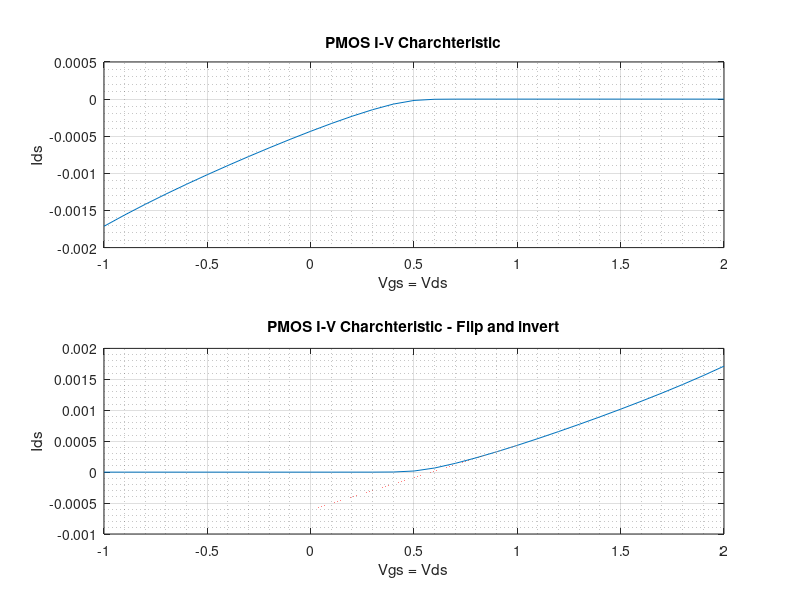

Source code (MATLAB):
vgs = -1:0.1:2;
Ids = [   
-1.7128e-3  
-1.5607e-3  
-1.4163e-3  
-1.2783e-3  
-1.1458e-3  
-1.0178e-3  
-893.7069e-6  
-773.2064e-6  
-656.1394e-6  
-542.6715e-6  
-433.3094e-6  
-328.9691e-6  
-231.0913e-6  
-142.0485e-6  
-67.0249e-6  
-18.1003e-6  
-2.1416e-6  
-157.9674e-9  
-9.2902e-9  
-484.6096e-12  
-23.8466e-12  
-3.837e-27  
3.3816e-12  
9.0062e-12  
21.7321e-12  
48.8452e-12  
103.3674e-12  
207.4450e-12  
391.8434e-12  
694.9536e-12  
1.2034e-9  ];


Ids = Ids';
subplot(2,1,1);
plot(vgs,Ids)
title('PMOS I-V Charchteristic');
grid on; grid minor; xlabel('Vgs = Vds'); ylabel('Ids');

IDS2 = -fliplr(Ids);

subplot(2,1,2);
plot(vgs,IDS2)
title('PMOS I-V Charchteristic - Flip and invert');
grid on; grid minor; xlabel('Vgs = Vds'); ylabel('Ids');

ip = interp1(vgs(20:end),IDS2(20:end),0:0.00001:1,'linear','extrap');
hold on;plot(0:0.00001:1,ip);
